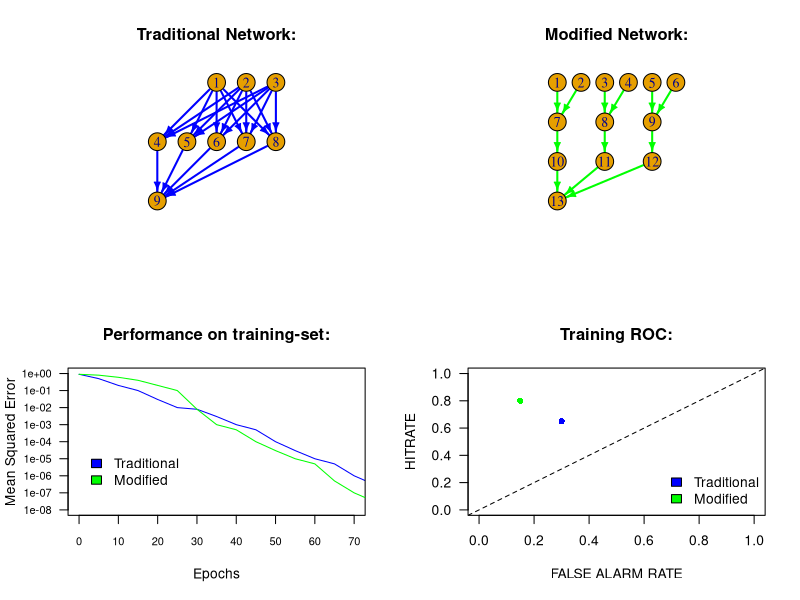

Recreate this plot in R.
#########################################################################
#					README:						#
#Je moet de volgende packages hebben gedownload: {ggraph, igraph}		#
#anders werkt een deel van de grafieken niet. Ik heb deze bemachtigd	#
#via Nederland - Dronten. De coden is verder uitgelegd op plekken waar	#
#ik het nodig vondt. De getoonde netwerken zijn voorbeelden. Groetjes!	#
#########################################################################


par(mfrow=c(2,2), las = 1) #to plot multiple at same time

VisualizeNetworks <- function()
{
	library(igraph)
	library(ggraph)

	#CREATING CONNECTIONS FOR TRADITIONAL NETWORK:
	EdgesTrad <- c(1,5, 1,6, 1,7, 1,8, 2,4, 2,5, 
			2,6, 2,7, 2,8, 3,4, 3,5, 3,6, 3,7, 
			3,8, 4,9, 5,9, 6,9, 7,9, 8,9)

	#CREATING TRADITIONAL NETWORK:
	TradNet <- make_empty_graph(n = 9) %>%			#Create 9 nodes
  		add_edges(EdgesTrad) %>%				#Add edges
  		set_edge_attr("color", value = "blue") %>%	#Change color of edges
  		add_edges(c(1,4), color = "blue")			#Add last one??

	#PLOTTING TRADITIONAL NETWORK:
	plot(TradNet, 
		layout = layout_as_tree, 			#Tree structure
		edge.width=2, 					#Edge width
		edge.arrow.size=0.5,				#Edge size
		vertex.size = 30,					#Node size
		main = "Traditional Network:")		#Title

	#CREATING CONNECTIONS FOR MODIFIED NETWORK:
	EdgesTrad <- c(2,7, 3,8, 4,8, 5,9, 6,9, 7,10, 8,11, 9, 12, 10,13, 11,13, 12,13)

	#CREATING MODIFIED NETWORK:
	ModNet <- make_empty_graph(n = 13) %>%
  		add_edges(EdgesTrad) %>%
  		set_edge_attr("color", value = "green") %>%
  		add_edges(c(1,7), color = "green")

	#PLOTTING MODIFIED NETWORK:
	plot(ModNet, 
		layout = layout_as_tree, 
		edge.width=2, 
		edge.arrow.size=0.5,
		vertex.size = 30,
		main = "Modified Network:")
}


PlotPerformance <- function()
{
	#POSSIBLE DATA FOR TRADITIONAL NETWORK:
	Data_X1 <- c(0, 5, 10, 15, 20, 25, 30, 35, 40, 45, 50, 55, 60, 65, 70, 73)
	Data_Y1 <- c(.9, .5, .2, .1, .03, .01, .008, .003, 0.001, 
			0.0005, 0.0001, 0.00003, 0.00001, 0.000005, 0.000001, 0.0000005)

	#PLOTTING GRAPH / TRADITIONAL NETWORK:
	plot(Data_X1, 
		Data_Y1, 
		xlab="Epochs",					#x-axis title
		xlim = c(0, 70),					#x-axis scale
		ylab="Mean Squared Error", 			#y-axis title
		ylim = c((10^(-8)), (10^0)),			#y-axis scale
		log = 'y', 						#changing the y-axis to logarithmic scale
		main = "Performance on training-set:",	#plot title
		cex.axis = 0.8, 					#changes the axis scale
		type = "l", 					#makes it a line-chart
		col = "blue") 					#makes the line color blue

	#POSSIBLE DATA FOR MODIFIED NETWORK:
	Data_X2 <- c(0, 5, 10, 15, 20, 25, 30, 35, 40, 45, 50, 55, 60, 65, 70, 73)
	Data_Y2 <- c(.9, .8, .6, .4, .2, .1, .008, .001, 0.0005, 
			0.0001, 0.00003, 0.00001, 0.000005, 0.0000005, 0.0000001, 0.00000005)

	#PLOTTING MODIFIED NETWORK:
	lines(Data_X2, Data_Y2, col = "green")

	#DRAWING LEGENG:
	legend(0, .00005, 					#Position
		legend=c("Traditional", "Modified"), 	#Labels
		fill = c("blue","green"),			#Colors
		bty = 'n')						#No box lines
}

PlotROC <- function()
{
	#PLOTTING THE GRAPH:
	plot(0.3, 0.65, 
		xlim=c(0,1), 
		ylim=c(0,1), 
		xlab="FALSE ALARM RATE", 
		ylab="HITRATE", 
		pch=16:17, type='b', lty=2,
		main = "Training ROC:")
	
	#CREATING DATAPOINTS FOR TRAD. AND MOD.:
	points(0.3, 0.65, xlim=c(0,1), col= "blue", pch=16:17, type='b', lty=2)
	points(0.15, 0.8, xlim=c(0,1), col= "green", pch=16:17, type='b', lty=2)

	#CREATING CENTER LINE:
	lines(c(-.04, 1.04), c(-.04, 1.04), lty=2) #abline

	#CREATING LEGEND:
	legend("bottomright", 
		legend=c("Traditional", "Modified"), 
		fill = c("blue","green"), 
		bty='n')
}

VisualizeNetworks()
PlotPerformance()
PlotROC()
